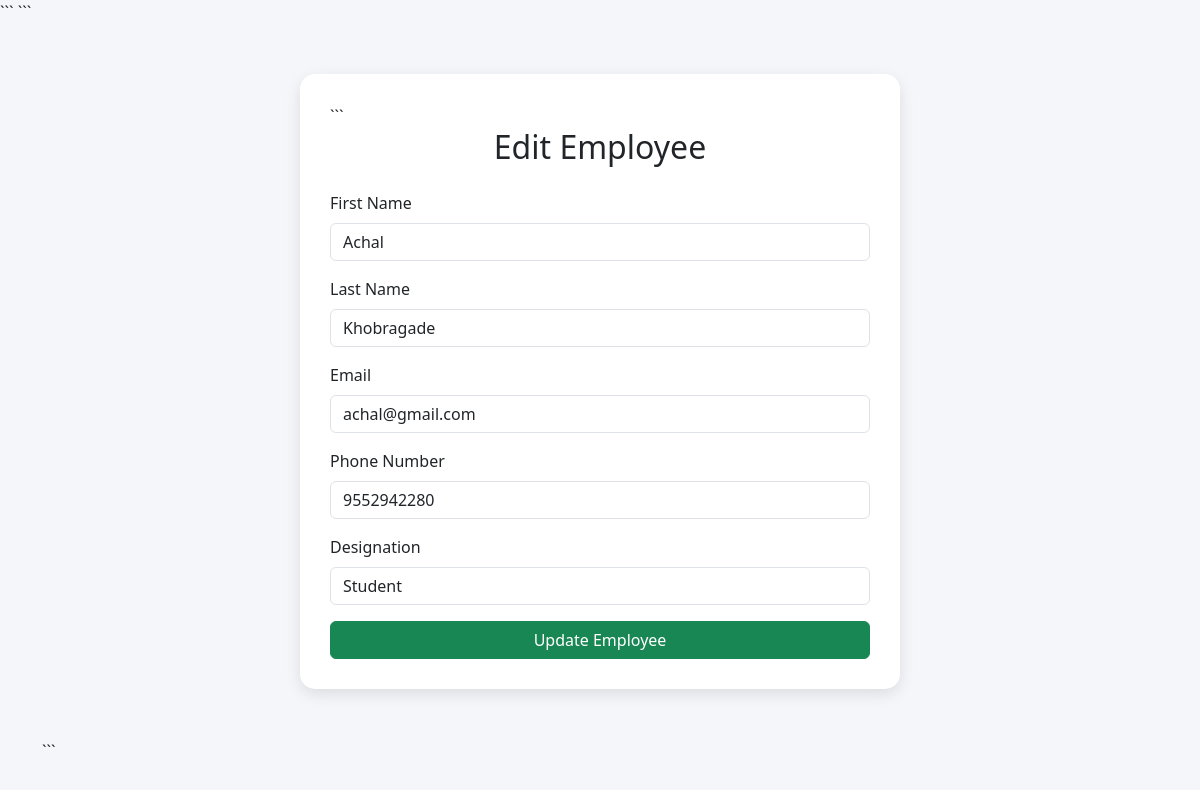
/Employees/edit/4/, run on the app's committed database.
### Employees/models.py (models this page shows, shortened)
class Employee(models.Model):
    first_name = models.CharField(max_length=100)
    last_name = models.CharField(max_length=100)
    photo = models.ImageField(upload_to='images')
    designation = models.CharField(max_length=100)
    email = models.EmailField(max_length=100,unique=True)
    phone_number = models.CharField(max_length=12,blank=True)
    created_at = models.DateTimeField(auto_now_add=True)
    updated_at = models.DateTimeField(auto_now=True)
    password = models.CharField(max_length=100)

### Employees/views.py (the view, shortened to what this page needs)
# urls.py: path('edit/<int:pk>/', edit_employee, name='edit_employee'),
def edit_employee(request, pk):
    employee = get_object_or_404(Employee, pk=pk)
    return render(
        request,
        'edit_employee.html',
        {'employee': employee}
    )

### TEMPLATES/edit_employee.html (shortened to what this page needs)
{% load static %}
<!DOCTYPE html>
<html lang="en">
<head>
<link href="https://cdn.jsdelivr.net/npm/bootstrap@5.3.8/dist/css/bootstrap.min.css"
      rel="stylesheet">
```
</head>
<body>
<div class="container">
    <div class="edit-card">
```
    <h2>Edit Employee</h2>
    <form method="POST">
        <div class="mb-3">
            <label class="form-label">First Name</label>
            <input type="text"
                   name="first_name"
                   value="{{ employee.first_name }}"
                   class="form-control">
        </div>
        <div class="mb-3">
            <label class="form-label">Last Name</label>
            <input type="text"
                   name="last_name"
                   value="{{ employee.last_name }}"
                   class="form-control">
        </div>
        <div class="mb-3">
            <label class="form-label">Email</label>
            <input type="email"
                   name="email"
                   value="{{ employee.email }}"
                   class="form-control">
        </div>
        <div class="mb-3">
            <label class="form-label">Phone Number</label>
            <input type="text"
                   name="phone_number"
                   value="{{ employee.phone_number }}"
                   class="form-control">
        </div>
        <div class="mb-3">
            <label class="form-label">Designation</label>
            <input type="text"
                   name="designation"
                   value="{{ employee.designation }}"
                   class="form-control">
        </div>
        <button type="submit"
                class="btn btn-success">
            Update Employee
        </button>
    </form>
</div>
```
</div>
</body>
</html>

### TEMPLATES/edit_employee.html (style rules this page uses)
body { background:#f4f6f9; }
.edit-card { max-width:600px; margin:50px auto; padding:30px; border-radius:15px; background:white; box-shadow:0px 5px 15px rgba(0,0,0,0.1); }
h2 { text-align:center; margin-bottom:25px; }
.btn { width:100%; }

### data on the page
Employee: first_name "Achal", last_name "Khobragade", email "achal@gmail.com", phone_number "9552942280", designation "Student"
